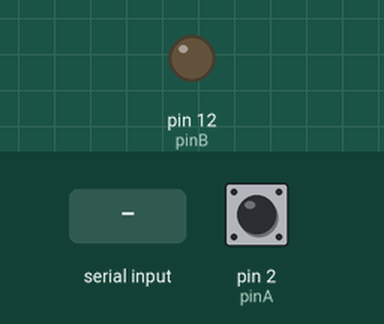
A sketch run on a simulated Arduino Uno, built with avr-gcc and run on an emulated ATmega328P. Parts: output pins drawn as LEDs (lit = HIGH). The test bench sets the inputs (shaded band); at power-on: pin 2 (pinA) HIGH. What the sketch prints to the serial monitor is not drawn.

Above: at 1.2 s.
1.3 s: pin 2 (pinA) pulled LOW for 0.15 s
At 1.38 s:
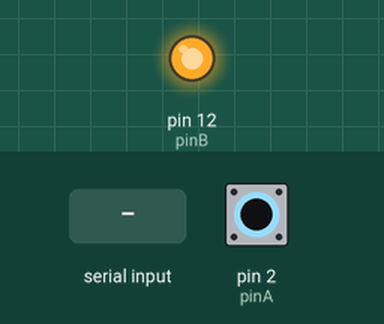
2.9 s: pin 2 (pinA) pulled LOW for 3.2 s
At 6.4 s:
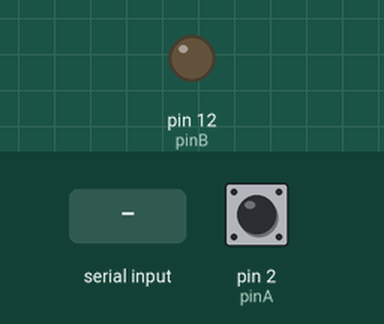
7.6 s: "90,45\n" received over Serial
At 8.1 s:
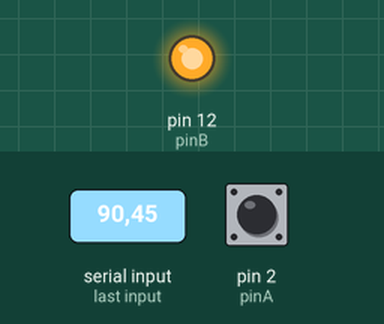
Timing chart, 0 to 10.6 s (numbered marks = the images above; inputs shaded):
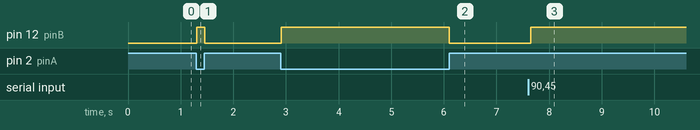

Measured:
- after the input at 1.3 s, pin 12 (pinB): LOW → HIGH at once, → LOW 0.15 s later
- after the input at 2.9 s, pin 12 (pinB): LOW → HIGH at once, → LOW 3.2 s later
- after the input at 7.6 s, pin 12 (pinB): LOW → HIGH after 0.05 s

The sketch:

alarm.ino
```cpp
int pinA = 2;//外部按鈕
int pinB = 12;//控制Relay
bool alram = false;

String receivedData = "";  // 儲存接收到的數字字串

void setup() {
  Serial.begin(9600);  // 設定串列通訊速率為 9600 bps
  pinMode(pinA, INPUT_PULLUP);  // 將13號腳設定為輸入模式並使用內部上拉電阻
  pinMode(pinB,OUTPUT);
  digitalWrite(pinB,LOW);//開啟警示
}

void loop() {
  int buttonState = digitalRead(pinA);  // 讀取13號腳的狀態
   Serial.println(buttonState);
  if (buttonState == LOW or alram ) {
    digitalWrite(pinB,HIGH);//開啟警示
    Serial.println("ON");

  }
  if (buttonState == HIGH  and !alram) {
    digitalWrite(pinB,LOW);//關閉警示
    Serial.println("off");
  }
  if (Serial.available() > 0) {  // 檢查是否有資料可供讀取
    char incomingByte = Serial.read();  // 讀取一個字節的資料

    if (incomingByte == '\n') {  // 如果收到換行符號
      int number = receivedData.toInt();  // 將接收到的數字字串轉換為整數

      if (number > 15) {
        alram=true;
      } else {
        alram=false;
      }

      receivedData = "";  // 清空接收緩衝區
    } else if (incomingByte >= '0' && incomingByte <= '9') {
      receivedData += incomingByte;  // 將數字字符添加到接收緩衝區
    }
  }
}
```
